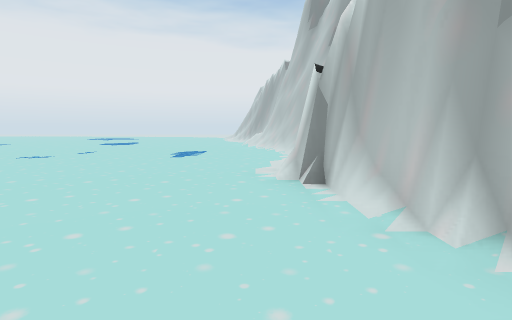
View 1 (above)

18 first-person views from a walk through a scene from a Unity 3-D project. The camera is 1.4 m above the floor, tilts 6° down and sees 80° across. The floor is counted in squares, 2 m on a side. Each view is taken from the middle of a square. On the plan, view 1 faces up. The plan holds only what a view shows up to about 10 squares ahead; the rest is blank. The place goes on beyond the plan.

View 2
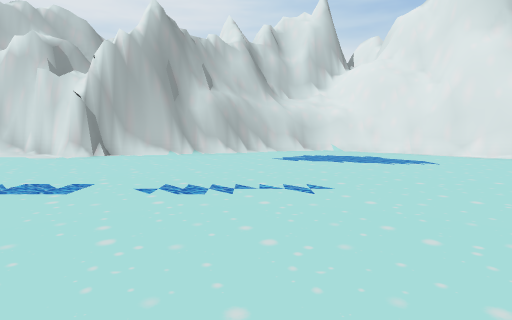

View 3
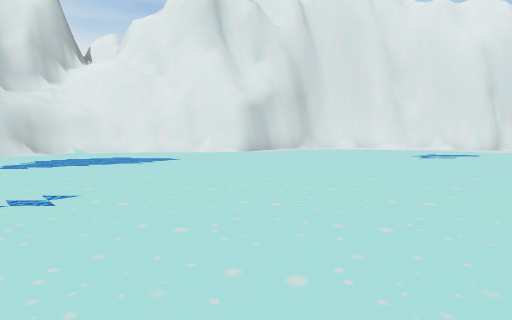

View 4
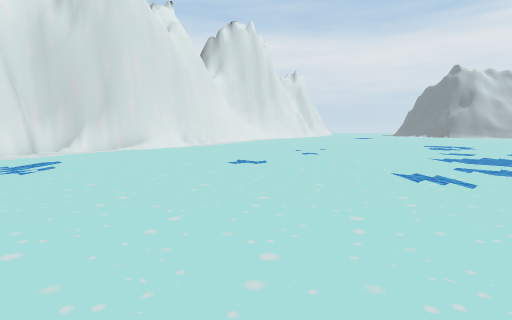

View 5
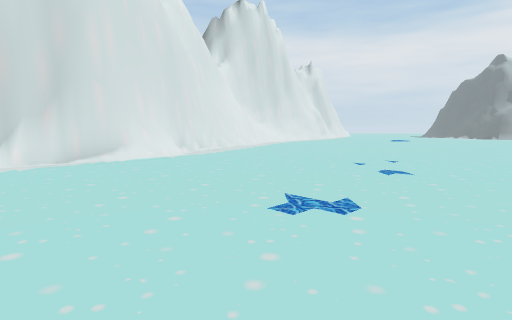

View 6
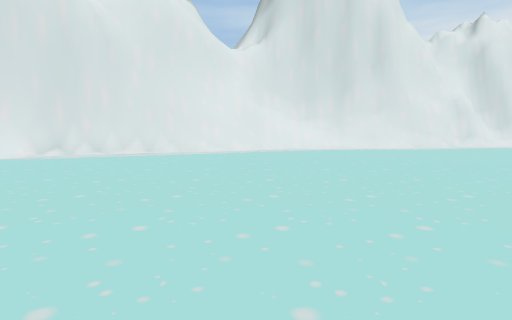

View 7
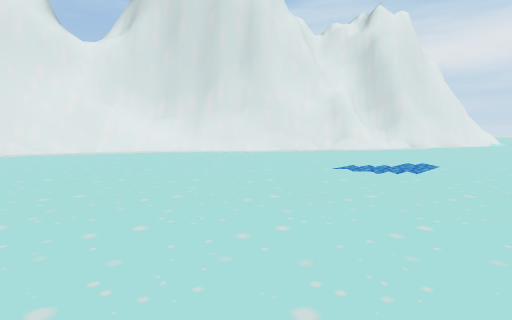

View 8
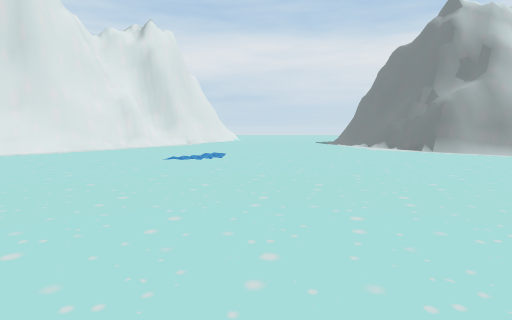

View 9
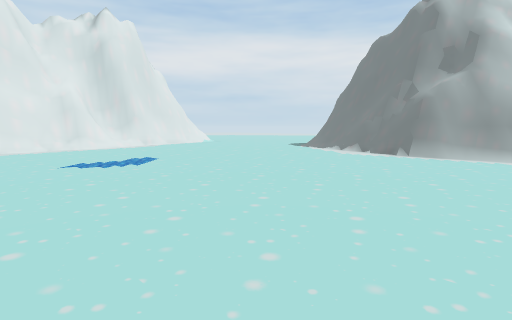

View 10
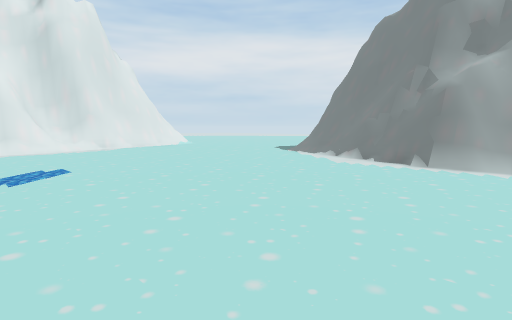

View 11
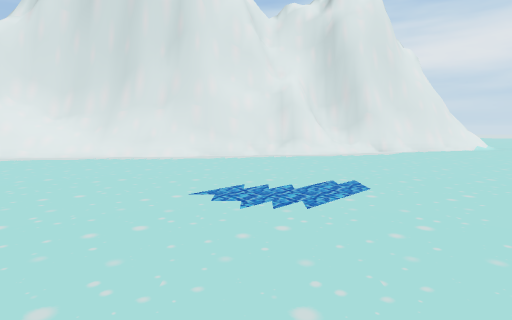

View 12
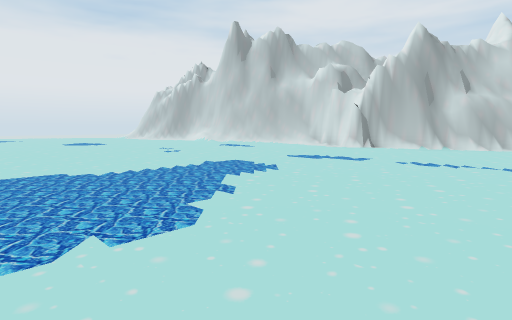

View 13
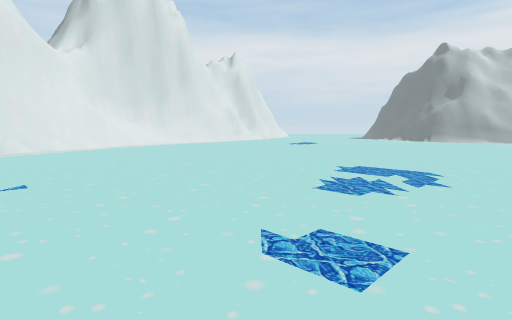

View 14
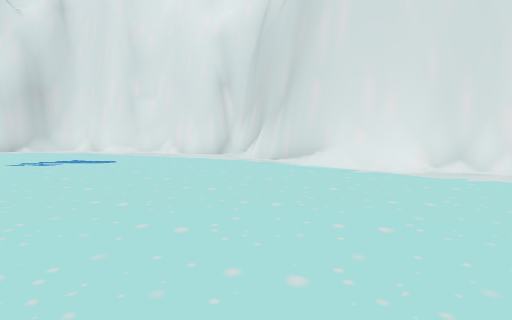

View 15
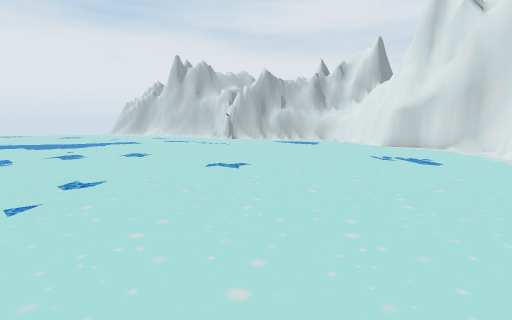

View 16
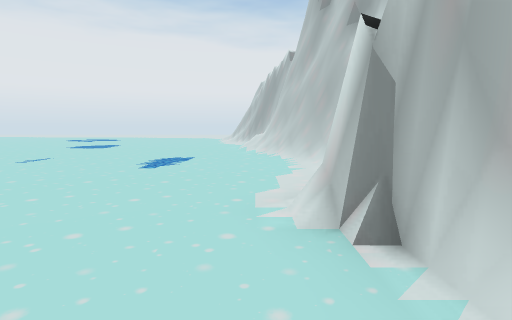

View 17
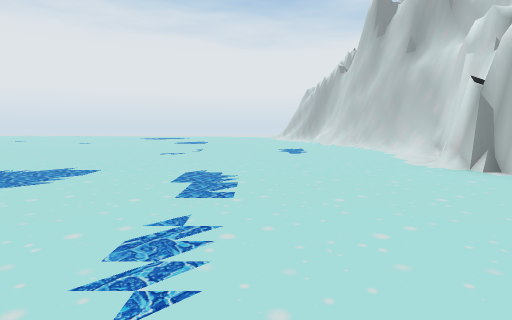

View 18
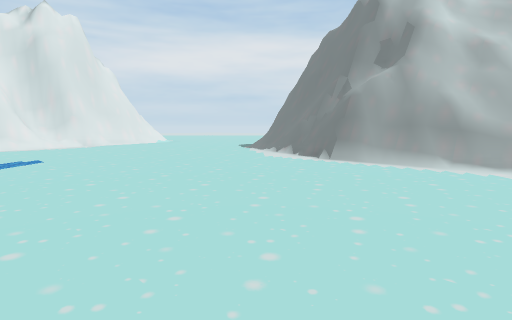

### Floor plan
Key: @ floor where view 1 was taken; # wall or solid block; . floor; / step, stairs or slope.
Columns run from 29 left of view 1 to 3 right of it. Each row starts with its distance up from view 1.
 11                     ........./#
 10                     ........./#
  9                    ...........##
  8                    ............#
  7                    ............#
  6                     ...........#
  5                    ...........##
  4                    ...........#
  3                    ...........##
  2                    ............#
  1                   .............#
  0                   ...........@.##
 -1                   ..............#
 -2                   ..............#
 -3            .....................#
 -4 ...............................##
 -5 ..............................##
 -6 .............................##
 -7 #............................#
 -8 #............................#
 -9 .............................#
-10 ..........................####
-11 ..........................#
-12 ....................###.###
-13 ..................#######
-14 ................###
-15 .............####
-16 ......#########
-17 ..#####

Where each view was taken, in squares from view 1:
view 1: 0 up, 0 right, facing up
view 2: 0 up, 7 left, facing right
view 3: 0 up, 7 left, facing down-right
view 4: 2 down, 4 left, facing down-left
view 5: 5 down, 6 left, facing down-left
view 6: 5 down, 16 left, facing down
view 7: 6 down, 21 left, facing down
view 8: 5 down, 19 left, facing down-left
view 9: 5 down, 21 left, facing down-left
view 10: 6 down, 23 left, facing down-left
view 11: 8 down, 23 left, facing down
view 12: 1 down, 10 left, facing up-right
view 13: 3 down, 12 left, facing down-left
view 14: 7 down, 12 left, facing down-right
view 15: 11 down, 12 left, facing up-right
view 16: 2 up, 0 right, facing up
view 17: 1 down, 3 left, facing up
view 18: 4 down, 23 left, facing down-left
